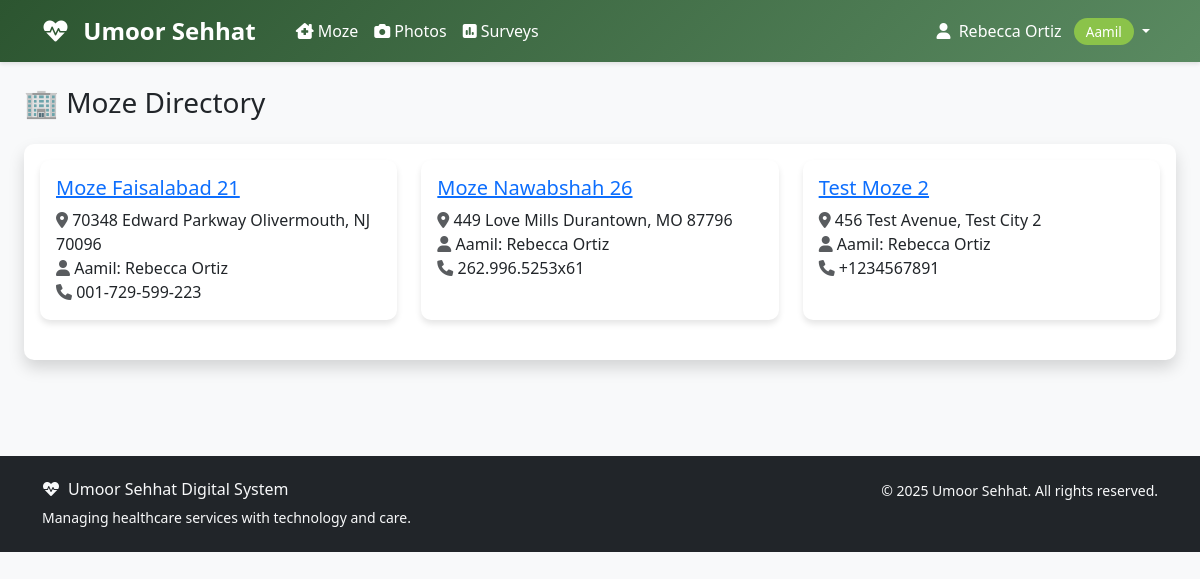
The page /moze/list/ (signed in) on the database as committed earlier.
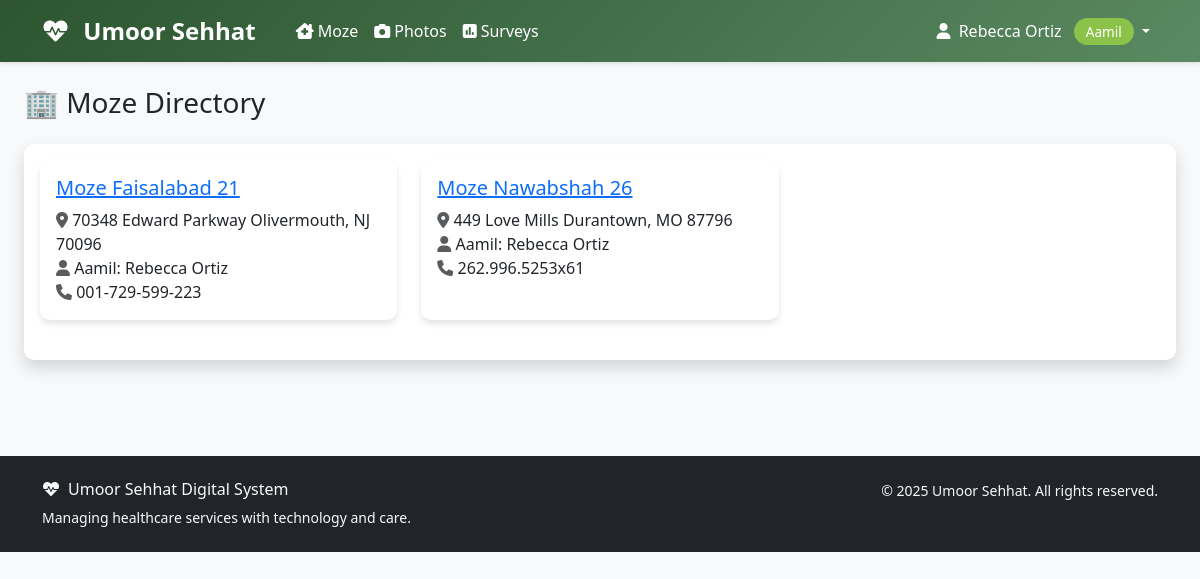
The same page on the database as committed later.
### moze/models.py (models this page shows, shortened)
class Moze(models.Model):
    name = models.CharField(max_length=100, unique=True)
    location = models.CharField(max_length=200)
    address = models.TextField(blank=True, null=True)
    aamil = models.ForeignKey(
        settings.AUTH_USER_MODEL,
        on_delete=models.CASCADE,
        related_name='managed_mozes',
        limit_choices_to={'role': 'aamil'}
    )
    team_members = models.ManyToManyField(
        settings.AUTH_USER_MODEL,
        related_name='moze_teams',
        blank=True,
        help_text='Team members assigned to this Moze'
    )
    moze_coordinator = models.ForeignKey(
        settings.AUTH_USER_MODEL,
        on_delete=models.SET_NULL,
        null=True,
        blank=True,
        related_name='coordinated_mozes',
        limit_choices_to={'role': 'moze_coordinator'}
    )
    established_date = models.DateField(blank=True, null=True)
    is_active = models.BooleanField(default=True)
    capacity = models.PositiveIntegerField(default=100, help_text='Maximum patient capacity')
    contact_phone = models.CharField(max_length=15, blank=True, null=True)
    contact_email = models.EmailField(blank=True, null=True)
    created_at = models.DateTimeField(auto_now_add=True)
    updated_at = models.DateTimeField(auto_now=True)
    class Meta:
        verbose_name = 'Moze'
        verbose_name_plural = 'Mozes'
        ordering = ['name']

### accounts/models.py (models this page shows, shortened)
class User(AbstractUser):
    ROLE_CHOICES = [
        ('aamil', 'Aamil'),
        ('moze_coordinator', 'Moze Coordinator'),
        ('doctor', 'Doctor'),
        ('student', 'Student'),
        ('badri_mahal_admin', 'Badri Mahal Admin'),
    ]
    role = models.CharField(max_length=20, choices=ROLE_CHOICES, default='student')
    its_id = models.CharField(
        max_length=8,
        unique=True,
        null=True,
        blank=True,
        validators=[RegexValidator(
            regex=r'^\d{8}$',
            message='ITS ID must be exactly 8 digits',
            code='invalid_its_id'
        )],
        help_text='8-digit ITS ID'
    )
    phone_number = models.CharField(max_length=15, blank=True, null=True)
    profile_photo = models.URLField(blank=True, null=True)
    arabic_name = models.CharField(max_length=100, blank=True, null=True)
    age = models.PositiveIntegerField(blank=True, null=True)
    verified_certificate = models.FileField(upload_to='certificates/', blank=True, null=True)
    specialty = models.CharField(max_length=100, blank=True, null=True)
    college = models.CharField(max_length=100, blank=True, null=True)  # For students
    specialization = models.CharField(max_length=100, blank=True, null=True)  # For students
    created_at = models.DateTimeField(auto_now_add=True)
    updated_at = models.DateTimeField(auto_now=True)
    def get_full_name(self):
        if self.arabic_name:
            return self.arabic_name
        return super().get_full_name() or self.username
    @property
    def is_aamil(self):
        return self.role == 'aamil'
    @property
    def is_doctor(self):
        return self.role == 'doctor'
    @property
    def is_student(self):
        return self.role == 'student'
    @property
    def is_admin(self):
        return self.role == 'badri_mahal_admin' or self.is_superuser
    class Meta:
        verbose_name = 'User'
        verbose_name_plural = 'Users'
        ordering = ['first_name', 'last_name']

### moze/views.py (the view, shortened to what this page needs)
class MozeListView(LoginRequiredMixin, MozeAccessMixin, ListView):
    model = Moze
    template_name = 'moze/moze_list.html'
    context_object_name = 'mozes'
    paginate_by = 12
    def get_queryset(self):
        user = self.request.user
        if user.is_admin:
            queryset = Moze.objects.all()
        elif user.role == 'aamil':
            queryset = user.managed_mozes.all()
        elif user.role == 'moze_coordinator':
            queryset = user.coordinated_mozes.all()
        else:
            queryset = Moze.objects.none()
        search = self.request.GET.get('search')
        status = self.request.GET.get('status')
        if status == 'active':
            queryset = queryset.filter(is_active=True)
        elif status == 'inactive':
            queryset = queryset.filter(is_active=False)
        location = self.request.GET.get('location')
        if location:
            queryset = queryset.filter(location__icontains=location)
        return queryset.select_related('aamil', 'moze_coordinator').prefetch_related('team_members')
    def get_context_data(self, **kwargs):
        context = super().get_context_data(**kwargs)
        context['search_query'] = self.request.GET.get('search', '')
        context['status_filter'] = self.request.GET.get('status', '')
        context['location_filter'] = self.request.GET.get('location', '')
        context['locations'] = Moze.objects.values_list('location', flat=True).distinct()
        return context

### moze/views.py (called while the page is built)
    def test_func(self):
        return (self.request.user.is_admin or
                self.request.user.role == 'aamil' or
                self.request.user.role == 'moze_coordinator')

### templates/moze/moze_list.html (shortened to what this page needs)
{% extends 'base.html' %}
{% block content %}
<div class="container-fluid">
    <div class="row mb-4">
        <div class="col-12">
            <h1 class="h3 mb-0 text-gray-800">🏢 Moze Directory</h1>
        </div>
    </div>
    <div class="card shadow mb-4">
        <div class="card-body">
            {% if mozes %}
                <div class="row">
                    {% for moze in mozes %}
                    <div class="col-md-6 col-lg-4 mb-4">
                        <div class="card h-100">
                            <div class="card-body">
                                <h5 class="card-title">
                                    <a href="{% url 'moze:detail' moze.pk %}">{{ moze.name }}</a>
                                </h5>
                                <p class="card-text">
                                    <i class="fas fa-map-marker-alt text-muted"></i> {{ moze.address }}<br>
                                    <i class="fas fa-user text-muted"></i> Aamil: {{ moze.aamil.get_full_name }}<br>
                                    <i class="fas fa-phone text-muted"></i> {{ moze.contact_phone }}
                                </p>
                            </div>
                        </div>
                    </div>
                    {% endfor %}
                </div>
            {% else %}
                <p class="text-muted">No mozes registered yet.</p>
            {% endif %}
        </div>
    </div>
</div>
{% endblock %}

Rows that differ between the two databases and show on the page:
removed Moze: name "Test Moze 2", address "456 Test Avenue, Test City 2", aamil.get_full_name "Rebecca Ortiz", contact_phone "+1234567891"
